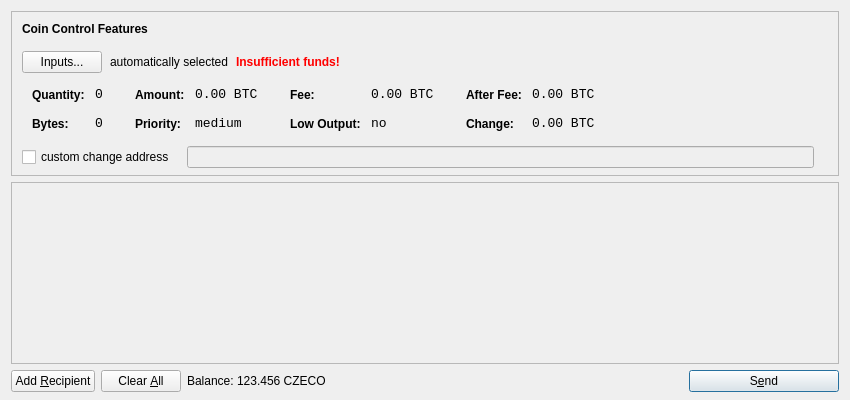
<?xml version="1.0" encoding="UTF-8"?>
<ui version="4.0">
 <class>SendCoinsDialog</class>
 <widget class="QDialog" name="SendCoinsDialog">
  <property name="geometry">
   <rect>
    <x>0</x>
    <y>0</y>
    <width>850</width>
    <height>400</height>
   </rect>
  </property>
  <property name="windowTitle">
   <string>Send Coins</string>
  </property>
  <layout class="QVBoxLayout" name="verticalLayout" stretch="0,1,0">
   <property name="bottomMargin">
    <number>8</number>
   </property>
   <item>
    <widget class="QFrame" name="frameCoinControl">
     <property name="sizePolicy">
      <sizepolicy hsizetype="Expanding" vsizetype="Expanding">
       <horstretch>0</horstretch>
       <verstretch>0</verstretch>
      </sizepolicy>
     </property>
     <property name="maximumSize">
      <size>
       <width>16777215</width>
       <height>16777215</height>
      </size>
     </property>
     <property name="frameShape">
      <enum>QFrame::StyledPanel</enum>
     </property>
     <property name="frameShadow">
      <enum>QFrame::Sunken</enum>
     </property>
     <layout class="QVBoxLayout" name="verticalLayoutCoinControl2">
      <property name="spacing">
       <number>-1</number>
      </property>
      <property name="leftMargin">
       <number>0</number>
      </property>
      <property name="topMargin">
       <number>0</number>
      </property>
      <property name="rightMargin">
       <number>0</number>
      </property>
      <property name="bottomMargin">
       <number>6</number>
      </property>
      <item>
       <layout class="QVBoxLayout" name="verticalLayoutCoinControl" stretch="0,0,0,0,1">
        <property name="spacing">
         <number>0</number>
        </property>
        <property name="leftMargin">
         <number>10</number>
        </property>
        <property name="topMargin">
         <number>10</number>
        </property>
        <item>
         <layout class="QHBoxLayout" name="horizontalLayoutCoinControl1">
          <property name="bottomMargin">
           <number>15</number>
          </property>
          <item>
           <widget class="QLabel" name="labelCoinControlFeatures">
            <property name="sizePolicy">
             <sizepolicy hsizetype="Preferred" vsizetype="Maximum">
              <horstretch>0</horstretch>
              <verstretch>0</verstretch>
             </sizepolicy>
            </property>
            <property name="font">
             <font>
              <weight>75</weight>
              <bold>true</bold>
             </font>
            </property>
            <property name="styleSheet">
             <string notr="true">font-weight:bold;</string>
            </property>
            <property name="text">
             <string>Coin Control Features</string>
            </property>
           </widget>
          </item>
         </layout>
        </item>
        <item>
         <layout class="QHBoxLayout" name="horizontalLayoutCoinControl2" stretch="0,0,0,0">
          <property name="spacing">
           <number>8</number>
          </property>
          <property name="bottomMargin">
           <number>10</number>
          </property>
          <item>
           <widget class="QPushButton" name="pushButtonCoinControl">
            <property name="styleSheet">
             <string notr="true"/>
            </property>
            <property name="text">
             <string>Inputs...</string>
            </property>
           </widget>
          </item>
          <item>
           <widget class="QLabel" name="labelCoinControlAutomaticallySelected">
            <property name="text">
             <string>automatically selected</string>
            </property>
            <property name="margin">
             <number>5</number>
            </property>
           </widget>
          </item>
          <item>
           <widget class="QLabel" name="labelCoinControlInsuffFunds">
            <property name="font">
             <font>
              <weight>75</weight>
              <bold>true</bold>
             </font>
            </property>
            <property name="styleSheet">
             <string notr="true">color:red;font-weight:bold;</string>
            </property>
            <property name="text">
             <string>Insufficient funds!</string>
            </property>
            <property name="margin">
             <number>5</number>
            </property>
           </widget>
          </item>
          <item>
           <spacer name="horizontalSpacerCoinControl">
            <property name="orientation">
             <enum>Qt::Horizontal</enum>
            </property>
            <property name="sizeHint" stdset="0">
             <size>
              <width>40</width>
              <height>1</height>
             </size>
            </property>
           </spacer>
          </item>
         </layout>
        </item>
        <item>
         <widget class="QWidget" name="widgetCoinControl" native="true">
          <property name="sizePolicy">
           <sizepolicy hsizetype="Preferred" vsizetype="Preferred">
            <horstretch>0</horstretch>
            <verstretch>0</verstretch>
           </sizepolicy>
          </property>
          <property name="minimumSize">
           <size>
            <width>0</width>
            <height>0</height>
           </size>
          </property>
          <property name="styleSheet">
           <string notr="true"/>
          </property>
          <layout class="QHBoxLayout" name="horizontalLayoutCoinControl5">
           <property name="margin">
            <number>0</number>
           </property>
           <item>
            <layout class="QHBoxLayout" name="horizontalLayoutCoinControl3" stretch="0,0,0,1">
             <property name="spacing">
              <number>20</number>
             </property>
             <property name="topMargin">
              <number>0</number>
             </property>
             <property name="bottomMargin">
              <number>10</number>
             </property>
             <item>
              <layout class="QFormLayout" name="formLayoutCoinControl1">
               <property name="horizontalSpacing">
                <number>10</number>
               </property>
               <property name="verticalSpacing">
                <number>14</number>
               </property>
               <property name="leftMargin">
                <number>10</number>
               </property>
               <property name="topMargin">
                <number>4</number>
               </property>
               <property name="rightMargin">
                <number>6</number>
               </property>
               <item row="0" column="0">
                <widget class="QLabel" name="labelCoinControlQuantityText">
                 <property name="styleSheet">
                  <string notr="true">font-weight:bold;</string>
                 </property>
                 <property name="text">
                  <string>Quantity:</string>
                 </property>
                 <property name="margin">
                  <number>0</number>
                 </property>
                </widget>
               </item>
               <item row="0" column="1">
                <widget class="QLabel" name="labelCoinControlQuantity">
                 <property name="font">
                  <font>
                   <family>Monospace</family>
                   <pointsize>10</pointsize>
                  </font>
                 </property>
                 <property name="cursor">
                  <cursorShape>IBeamCursor</cursorShape>
                 </property>
                 <property name="contextMenuPolicy">
                  <enum>Qt::ActionsContextMenu</enum>
                 </property>
                 <property name="text">
                  <string notr="true">0</string>
                 </property>
                 <property name="margin">
                  <number>0</number>
                 </property>
                 <property name="textInteractionFlags">
                  <set>Qt::LinksAccessibleByMouse|Qt::TextSelectableByKeyboard|Qt::TextSelectableByMouse</set>
                 </property>
                </widget>
               </item>
               <item row="1" column="0">
                <widget class="QLabel" name="labelCoinControlBytesText">
                 <property name="styleSheet">
                  <string notr="true">font-weight:bold;</string>
                 </property>
                 <property name="text">
                  <string>Bytes:</string>
                 </property>
                </widget>
               </item>
               <item row="1" column="1">
                <widget class="QLabel" name="labelCoinControlBytes">
                 <property name="font">
                  <font>
                   <family>Monospace</family>
                   <pointsize>10</pointsize>
                  </font>
                 </property>
                 <property name="cursor">
                  <cursorShape>IBeamCursor</cursorShape>
                 </property>
                 <property name="contextMenuPolicy">
                  <enum>Qt::ActionsContextMenu</enum>
                 </property>
                 <property name="text">
                  <string notr="true">0</string>
                 </property>
                 <property name="textInteractionFlags">
                  <set>Qt::LinksAccessibleByMouse|Qt::TextSelectableByKeyboard|Qt::TextSelectableByMouse</set>
                 </property>
                </widget>
               </item>
              </layout>
             </item>
             <item>
              <layout class="QFormLayout" name="formLayoutCoinControl2">
               <property name="horizontalSpacing">
                <number>10</number>
               </property>
               <property name="verticalSpacing">
                <number>14</number>
               </property>
               <property name="leftMargin">
                <number>6</number>
               </property>
               <property name="topMargin">
                <number>4</number>
               </property>
               <property name="rightMargin">
                <number>6</number>
               </property>
               <item row="0" column="0">
                <widget class="QLabel" name="labelCoinControlAmountText">
                 <property name="styleSheet">
                  <string notr="true">font-weight:bold;</string>
                 </property>
                 <property name="text">
                  <string>Amount:</string>
                 </property>
                 <property name="margin">
                  <number>0</number>
                 </property>
                </widget>
               </item>
               <item row="0" column="1">
                <widget class="QLabel" name="labelCoinControlAmount">
                 <property name="font">
                  <font>
                   <family>Monospace</family>
                   <pointsize>10</pointsize>
                  </font>
                 </property>
                 <property name="cursor">
                  <cursorShape>IBeamCursor</cursorShape>
                 </property>
                 <property name="contextMenuPolicy">
                  <enum>Qt::ActionsContextMenu</enum>
                 </property>
                 <property name="text">
                  <string notr="true">0.00 BTC</string>
                 </property>
                 <property name="textInteractionFlags">
                  <set>Qt::LinksAccessibleByMouse|Qt::TextSelectableByKeyboard|Qt::TextSelectableByMouse</set>
                 </property>
                </widget>
               </item>
               <item row="1" column="0">
                <widget class="QLabel" name="labelCoinControlPriorityText">
                 <property name="styleSheet">
                  <string notr="true">font-weight:bold;</string>
                 </property>
                 <property name="text">
                  <string>Priority:</string>
                 </property>
                </widget>
               </item>
               <item row="1" column="1">
                <widget class="QLabel" name="labelCoinControlPriority">
                 <property name="font">
                  <font>
                   <family>Monospace</family>
                   <pointsize>10</pointsize>
                  </font>
                 </property>
                 <property name="cursor">
                  <cursorShape>IBeamCursor</cursorShape>
                 </property>
                 <property name="contextMenuPolicy">
                  <enum>Qt::ActionsContextMenu</enum>
                 </property>
                 <property name="text">
                  <string>medium</string>
                 </property>
                 <property name="textInteractionFlags">
                  <set>Qt::LinksAccessibleByMouse|Qt::TextSelectableByKeyboard|Qt::TextSelectableByMouse</set>
                 </property>
                </widget>
               </item>
              </layout>
             </item>
             <item>
              <layout class="QFormLayout" name="formLayoutCoinControl3">
               <property name="horizontalSpacing">
                <number>10</number>
               </property>
               <property name="verticalSpacing">
                <number>14</number>
               </property>
               <property name="leftMargin">
                <number>6</number>
               </property>
               <property name="topMargin">
                <number>4</number>
               </property>
               <property name="rightMargin">
                <number>6</number>
               </property>
               <item row="0" column="0">
                <widget class="QLabel" name="labelCoinControlFeeText">
                 <property name="styleSheet">
                  <string notr="true">font-weight:bold;</string>
                 </property>
                 <property name="text">
                  <string>Fee:</string>
                 </property>
                 <property name="margin">
                  <number>0</number>
                 </property>
                </widget>
               </item>
               <item row="0" column="1">
                <widget class="QLabel" name="labelCoinControlFee">
                 <property name="font">
                  <font>
                   <family>Monospace</family>
                   <pointsize>10</pointsize>
                  </font>
                 </property>
                 <property name="cursor">
                  <cursorShape>IBeamCursor</cursorShape>
                 </property>
                 <property name="contextMenuPolicy">
                  <enum>Qt::ActionsContextMenu</enum>
                 </property>
                 <property name="text">
                  <string notr="true">0.00 BTC</string>
                 </property>
                 <property name="textInteractionFlags">
                  <set>Qt::LinksAccessibleByMouse|Qt::TextSelectableByKeyboard|Qt::TextSelectableByMouse</set>
                 </property>
                </widget>
               </item>
               <item row="1" column="0">
                <widget class="QLabel" name="labelCoinControlLowOutputText">
                 <property name="styleSheet">
                  <string notr="true">font-weight:bold;</string>
                 </property>
                 <property name="text">
                  <string>Low Output:</string>
                 </property>
                </widget>
               </item>
               <item row="1" column="1">
                <widget class="QLabel" name="labelCoinControlLowOutput">
                 <property name="font">
                  <font>
                   <family>Monospace</family>
                   <pointsize>10</pointsize>
                  </font>
                 </property>
                 <property name="cursor">
                  <cursorShape>IBeamCursor</cursorShape>
                 </property>
                 <property name="contextMenuPolicy">
                  <enum>Qt::ActionsContextMenu</enum>
                 </property>
                 <property name="text">
                  <string>no</string>
                 </property>
                 <property name="textInteractionFlags">
                  <set>Qt::LinksAccessibleByMouse|Qt::TextSelectableByKeyboard|Qt::TextSelectableByMouse</set>
                 </property>
                </widget>
               </item>
              </layout>
             </item>
             <item>
              <layout class="QFormLayout" name="formLayoutCoinControl4">
               <property name="horizontalSpacing">
                <number>10</number>
               </property>
               <property name="verticalSpacing">
                <number>14</number>
               </property>
               <property name="leftMargin">
                <number>6</number>
               </property>
               <property name="topMargin">
                <number>4</number>
               </property>
               <property name="rightMargin">
                <number>6</number>
               </property>
               <item row="0" column="0">
                <widget class="QLabel" name="labelCoinControlAfterFeeText">
                 <property name="styleSheet">
                  <string notr="true">font-weight:bold;</string>
                 </property>
                 <property name="text">
                  <string>After Fee:</string>
                 </property>
                 <property name="margin">
                  <number>0</number>
                 </property>
                </widget>
               </item>
               <item row="0" column="1">
                <widget class="QLabel" name="labelCoinControlAfterFee">
                 <property name="font">
                  <font>
                   <family>Monospace</family>
                   <pointsize>10</pointsize>
                  </font>
                 </property>
                 <property name="cursor">
                  <cursorShape>IBeamCursor</cursorShape>
                 </property>
                 <property name="contextMenuPolicy">
                  <enum>Qt::ActionsContextMenu</enum>
                 </property>
                 <property name="text">
                  <string notr="true">0.00 BTC</string>
                 </property>
                 <property name="textInteractionFlags">
                  <set>Qt::LinksAccessibleByMouse|Qt::TextSelectableByKeyboard|Qt::TextSelectableByMouse</set>
                 </property>
                </widget>
               </item>
               <item row="1" column="0">
                <widget class="QLabel" name="labelCoinControlChangeText">
                 <property name="styleSheet">
                  <string notr="true">font-weight:bold;</string>
                 </property>
                 <property name="text">
                  <string>Change:</string>
                 </property>
                </widget>
               </item>
               <item row="1" column="1">
                <widget class="QLabel" name="labelCoinControlChange">
                 <property name="font">
                  <font>
                   <family>Monospace</family>
                   <pointsize>10</pointsize>
                  </font>
                 </property>
                 <property name="cursor">
                  <cursorShape>IBeamCursor</cursorShape>
                 </property>
                 <property name="contextMenuPolicy">
                  <enum>Qt::ActionsContextMenu</enum>
                 </property>
                 <property name="text">
                  <string notr="true">0.00 BTC</string>
                 </property>
                 <property name="textInteractionFlags">
                  <set>Qt::LinksAccessibleByMouse|Qt::TextSelectableByKeyboard|Qt::TextSelectableByMouse</set>
                 </property>
                </widget>
               </item>
              </layout>
             </item>
            </layout>
           </item>
          </layout>
         </widget>
        </item>
        <item>
         <layout class="QHBoxLayout" name="horizontalLayoutCoinControl4" stretch="0,0,0">
          <property name="spacing">
           <number>12</number>
          </property>
          <property name="sizeConstraint">
           <enum>QLayout::SetDefaultConstraint</enum>
          </property>
          <property name="topMargin">
           <number>5</number>
          </property>
          <property name="rightMargin">
           <number>5</number>
          </property>
          <item>
           <widget class="QCheckBox" name="checkBoxCoinControlChange">
            <property name="text">
             <string>custom change address</string>
            </property>
           </widget>
          </item>
          <item>
           <widget class="QLineEdit" name="lineEditCoinControlChange">
            <property name="enabled">
             <bool>false</bool>
            </property>
            <property name="sizePolicy">
             <sizepolicy hsizetype="Expanding" vsizetype="Fixed">
              <horstretch>0</horstretch>
              <verstretch>0</verstretch>
             </sizepolicy>
            </property>
           </widget>
          </item>
          <item>
           <widget class="QLabel" name="labelCoinControlChangeLabel">
            <property name="sizePolicy">
             <sizepolicy hsizetype="Preferred" vsizetype="Expanding">
              <horstretch>0</horstretch>
              <verstretch>0</verstretch>
             </sizepolicy>
            </property>
            <property name="minimumSize">
             <size>
              <width>0</width>
              <height>0</height>
             </size>
            </property>
            <property name="text">
             <string/>
            </property>
            <property name="margin">
             <number>3</number>
            </property>
           </widget>
          </item>
         </layout>
        </item>
        <item>
         <spacer name="verticalSpacerCoinControl">
          <property name="orientation">
           <enum>Qt::Vertical</enum>
          </property>
          <property name="sizeHint" stdset="0">
           <size>
            <width>800</width>
            <height>1</height>
           </size>
          </property>
         </spacer>
        </item>
       </layout>
      </item>
     </layout>
    </widget>
   </item>
   <item>
    <widget class="QScrollArea" name="scrollArea">
     <property name="widgetResizable">
      <bool>true</bool>
     </property>
     <widget class="QWidget" name="scrollAreaWidgetContents">
      <property name="geometry">
       <rect>
        <x>0</x>
        <y>0</y>
        <width>830</width>
        <height>165</height>
       </rect>
      </property>
      <layout class="QVBoxLayout" name="verticalLayout_2">
       <property name="margin">
        <number>0</number>
       </property>
       <item>
        <layout class="QVBoxLayout" name="entries">
         <property name="spacing">
          <number>6</number>
         </property>
        </layout>
       </item>
       <item>
        <spacer name="verticalSpacer">
         <property name="orientation">
          <enum>Qt::Vertical</enum>
         </property>
         <property name="sizeHint" stdset="0">
          <size>
           <width>20</width>
           <height>40</height>
          </size>
         </property>
        </spacer>
       </item>
      </layout>
     </widget>
    </widget>
   </item>
   <item>
    <layout class="QHBoxLayout" name="horizontalLayout">
     <item>
      <widget class="QPushButton" name="addButton">
       <property name="toolTip">
        <string>Send to multiple recipients at once</string>
       </property>
       <property name="text">
        <string>Add &amp;Recipient</string>
       </property>
       <property name="icon">
        <iconset resource="../bitcoin.qrc">
         <normaloff>:/icons/add</normaloff>:/icons/add</iconset>
       </property>
       <property name="autoDefault">
        <bool>false</bool>
       </property>
      </widget>
     </item>
     <item>
      <widget class="QPushButton" name="clearButton">
       <property name="sizePolicy">
        <sizepolicy hsizetype="Minimum" vsizetype="Fixed">
         <horstretch>0</horstretch>
         <verstretch>0</verstretch>
        </sizepolicy>
       </property>
       <property name="toolTip">
        <string>Remove all transaction fields</string>
       </property>
       <property name="text">
        <string>Clear &amp;All</string>
       </property>
       <property name="icon">
        <iconset resource="../bitcoin.qrc">
         <normaloff>:/icons/remove</normaloff>:/icons/remove</iconset>
       </property>
       <property name="autoRepeatDelay">
        <number>300</number>
       </property>
       <property name="autoDefault">
        <bool>false</bool>
       </property>
      </widget>
     </item>
     <item>
      <layout class="QHBoxLayout" name="horizontalLayout_2">
       <property name="spacing">
        <number>3</number>
       </property>
       <item>
        <widget class="QLabel" name="label">
         <property name="text">
          <string>Balance:</string>
         </property>
        </widget>
       </item>
       <item>
        <widget class="QLabel" name="labelBalance">
         <property name="cursor">
          <cursorShape>IBeamCursor</cursorShape>
         </property>
         <property name="text">
          <string>123.456 CZECO</string>
         </property>
         <property name="textInteractionFlags">
          <set>Qt::LinksAccessibleByMouse|Qt::TextSelectableByKeyboard|Qt::TextSelectableByMouse</set>
         </property>
        </widget>
       </item>
      </layout>
     </item>
     <item>
      <spacer name="horizontalSpacer">
       <property name="orientation">
        <enum>Qt::Horizontal</enum>
       </property>
       <property name="sizeHint" stdset="0">
        <size>
         <width>40</width>
         <height>20</height>
        </size>
       </property>
      </spacer>
     </item>
     <item>
      <widget class="QPushButton" name="sendButton">
       <property name="minimumSize">
        <size>
         <width>150</width>
         <height>0</height>
        </size>
       </property>
       <property name="toolTip">
        <string>Confirm the send action</string>
       </property>
       <property name="text">
        <string>S&amp;end</string>
       </property>
       <property name="icon">
        <iconset resource="../bitcoin.qrc">
         <normaloff>:/icons/send</normaloff>:/icons/send</iconset>
       </property>
       <property name="default">
        <bool>true</bool>
       </property>
      </widget>
     </item>
    </layout>
   </item>
  </layout>
 </widget>
 <resources>
  <include location="../bitcoin.qrc"/>
 </resources>
 <connections/>
</ui>
